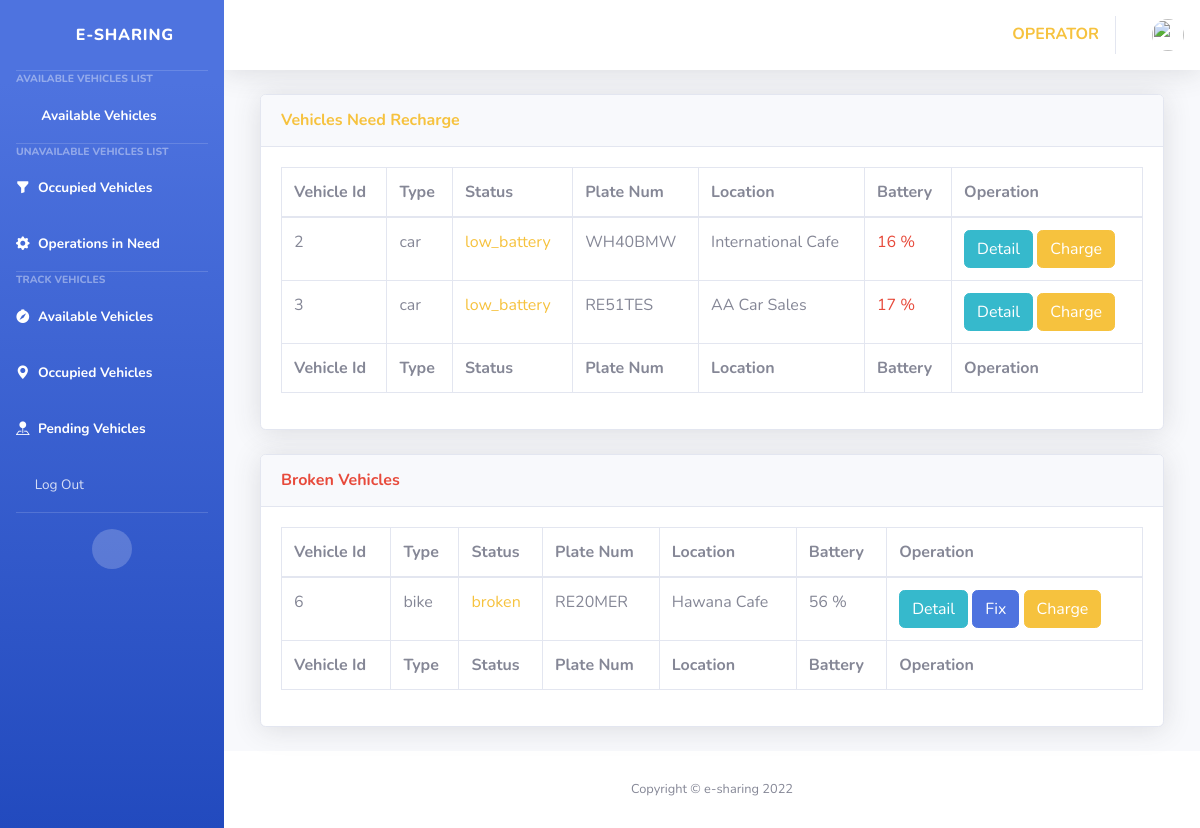
The app's page /operators/vehicles_deal/, older data.
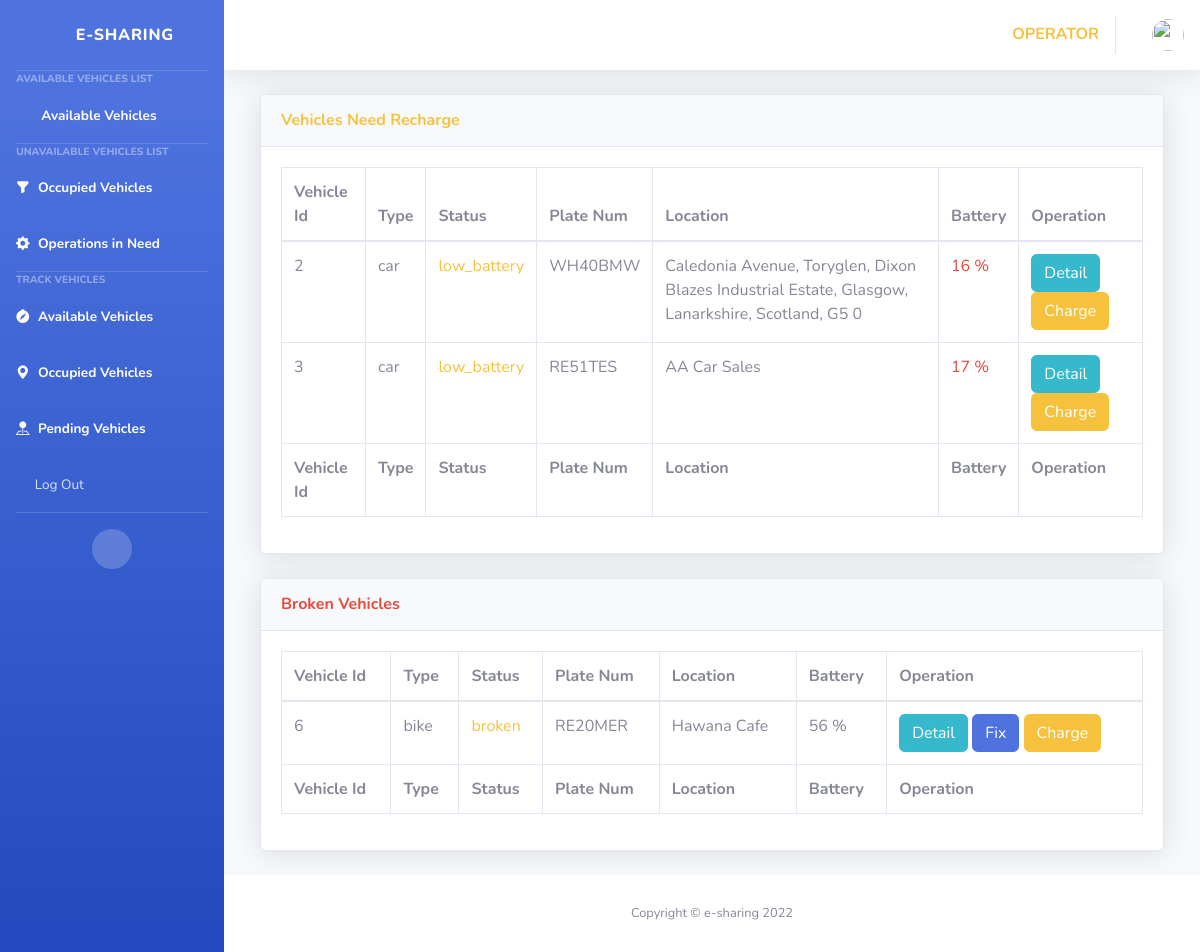
The same page, newer data.
### e_portal/models.py (models this page shows)
class Vehicles(models.Model):
    name = models.CharField(max_length=128)
    type = models.CharField(max_length=8)
    cover = models.ImageField(upload_to='resources/img/covers', blank=True)
    color = models.CharField(max_length=8)
    plateNum = models.CharField(max_length=7)
    batteryPercentage = models.IntegerField(default=100)
    lastChargedTime = models.DateTimeField(auto_now=True)
    status = models.CharField(max_length=32, default='available')
    totalRentalHours = models.FloatField(default=0)
    locName = models.CharField(max_length=128)
    latitude = models.FloatField(default=0)
    longitude = models.FloatField(default=0)
    price = models.FloatField(default=0)
    description = models.TextField(blank=True, null=True)

### e_portal/views/operator.py (the view)
# urls.py: path("operators/vehicles_deal/", operator.getDealVehicles, name='vehicles_deal'),
def getDealVehicles(request):
    if request.method == "GET":
        data_low_battery = models.Vehicles.objects.filter(status="low_battery").all()
        data_broken = models.Vehicles.objects.filter(status="broken").all()
        return render(request, "operator/vehicles_deal.html", {"vehicles_low_battery": data_low_battery, "vehicles_broken": data_broken})

### templates/operator/vehicles_deal.html (shortened to what this page needs)
{% extends 'base_operator.html' %}
{% block content %}
<div class="container-fluid">
    <div class="card shadow mb-4">
        <div class="card-header py-3">
            <h6 class="m-0 font-weight-bold text-warning">Vehicles Need Recharge</h6>
        </div>
    {% if vehicles_low_battery %}
        <div class="card-body">
            <div class="table-responsive">
                <table class="table table-bordered" id="dataTable">
                    <thead>
                        <tr>
                            <th>Vehicle Id</th>
                            <th>Type</th>
                            <th>Status</th>
                            <th>Plate Num</th>
                            <th>Location</th>
                            <th>Battery</th>
                            <th>Operation</th>
                        </tr>
                    </thead>
                    <tfoot>
                        <tr>
                            <th>Vehicle Id</th>
                            <th>Type</th>
                            <th>Status</th>
                            <th>Plate Num</th>
                            <th>Location</th>
                            <th>Battery</th>
                            <th>Operation</th>
                        </tr>
                    </tfoot>
                    <tbody>
                    {% for vehicles in vehicles_low_battery %}
                        <tr>
                            <td>{{ vehicles.id }}</td>
                            <td>{{ vehicles.type }}</td>
                            <td class="text-warning">{{ vehicles.status }}</td>
                            <td>{{ vehicles.plateNum }}</td>
                            <td>{{ vehicles.locName }}</td>
                            <td class="text-danger">{{ vehicles.batteryPercentage }} %</td>
                            <td><a class="btn btn-info" href="{% url 'e_portal:operator_vehicle_detail' vehicles.id %}">Detail</a>
                                <button method="post" class="btn btn-warning" data-toggle="modal" data-target="#charge{{ vehicles.id }}">Charge</button>
                            </td>
                        </tr>
                    {% endfor %}
                    </tbody>
                </table>
            </div>
        </div>
    {% endif %}
    </div>
    <div class="card shadow mb-4">
        <div class="card-header py-3">
            <h6 class="m-0 font-weight-bold text-danger">Broken Vehicles</h6>
        </div>
    {% if vehicles_broken %}
        <div class="card-body">
            <div class="table-responsive">
                <table class="table table-bordered" id="dataTable2">
                    <thead>
                        <tr>
                            <th>Vehicle Id</th>
                            <th>Type</th>
                            <th>Status</th>
                            <th>Plate Num</th>
                            <th>Location</th>
                            <th>Battery</th>
                            <th>Operation</th>
                        </tr>
                    </thead>
                    <tfoot>
                        <tr>
                            <th>Vehicle Id</th>
                            <th>Type</th>
                            <th>Status</th>
                            <th>Plate Num</th>
                            <th>Location</th>
                            <th>Battery</th>
                            <th>Operation</th>
                        </tr>
                    </tfoot>
                    <tbody>
                    {% for vehicles in vehicles_broken %}
                        <tr>
                            <td>{{ vehicles.id }}</td>
                            <td>{{ vehicles.type }}</td>
                            <td class="text-warning">{{ vehicles.status }}</td>
                            <td>{{ vehicles.plateNum }}</td>
                            <td>{{ vehicles.locName }}</td>
                            <td>{{ vehicles.batteryPercentage }} %</td>
                            <td><a class="btn btn-info" href="{% url 'e_portal:operator_vehicle_detail' vehicles.id %}">Detail</a>
                                <button method="post" class="btn btn-primary" data-toggle="modal" data-target="#repair{{ vehicles.id }}">Fix</button>
                                <button method="post" class="btn btn-warning" data-toggle="modal" data-target="#charge_two{{ vehicles.id }}">Charge</button>
                            </td>
                        </tr>
                    {% endfor %}
                    </tbody>
                </table>
            </div>
        </div>
    {% endif %}
    </div>
</div>
{% endblock %}

### templates/base_operator.html (shortened to what this page needs)
<!DOCTYPE html>
<html lang="en">
<head>
    {% load static %}
    <link href="{% static 'vendor/fontawesome-free/css/all.min.css' %} " rel="stylesheet" type="text/css">
    <link href="{% static 'css/sb-admin-2.min.css' %}" rel="stylesheet">
    <link href="{% static 'vendor/datatables/dataTables.bootstrap4.min.css' %}" rel="stylesheet">
    <link rel="stylesheet" href="https://cdn.jsdelivr.net/npm/bootstrap-icons@1.9.1/font/bootstrap-icons.css">
</head>
<body id="page-top">
    <div id="wrapper">
        {% include 'partials/sidebar_operator.html' %}
        <div id="content-wrapper" class="d-flex flex-column">
            <div id="content">
                {% include 'partials/navbar_operator.html' %}
                <div class="container-fluid">
                    <div class="row">
                        {% block content %}{% endblock %}
                    </div>
                </div>
            </div>
            <footer class="sticky-footer bg-white">
                <div class="container my-auto">
                    <div class="copyright text-center my-auto">
                        <span>Copyright &copy; e-sharing 2022</span>
                    </div>
                </div>
            </footer>
        </div>
    </div>
</body>
</html>

### templates/partials/sidebar_operator.html (shortened to what this page needs)
<ul class="navbar-nav bg-gradient-primary sidebar sidebar-dark accordion" id="accordionSidebar">
    <a class="sidebar-brand d-flex align-items-center justify-content-center" href="{% url 'e_portal:vehicles_available' %}">
        <div class="sidebar-brand-icon rotate-n-15">
            <i class="fas fa-laugh-wink"></i>
        </div>
        <div class="sidebar-brand-text mx-3">E-sharing</div>
    </a>
    <hr class="sidebar-divider my-0">
    <div class="sidebar-heading">
        Available Vehicles List
    </div>
    <li class="nav-item active">
        <a class="nav-link" href="{% url 'e_portal:vehicles_available' %}">
        <i class="fas fa-fw fa-tachometer-alt"></i>
        <span>Available Vehicles</span></a>
    </li>
    <hr class="sidebar-divider my-0">
    <div class="sidebar-heading">
        Unavailable Vehicles List
    </div>
    <li class="nav-item active">
        <a class="nav-link" href="{% url 'e_portal:vehicles_using' %}">
        <i class="fas bi-funnel-fill fa-tachometer-alt"></i>
        <span>Occupied Vehicles</span></a>
    </li>
    <li class="nav-item active">
        <a class="nav-link" href="{% url 'e_portal:vehicles_deal' %}">
        <i class="fas bi-gear-fill fa-tachometer-alt"></i>
        <span>Operations in Need</span></a>
    </li>
    <hr class="sidebar-divider my-0">
    <div class="sidebar-heading">
        Track Vehicles
    </div>
    <li class="nav-item active">
        <a class="nav-link" href="{% url 'e_portal:available_track' %}">
        <i class="fas bi-compass-fill fa-tachometer-alt"></i>
        <span>Available Vehicles</span></a>
    </li>
    <li class="nav-item active">
        <a class="nav-link" href="{% url 'e_portal:using_track' %}">
        <i class="fas bi-geo-alt-fill fa-tachometer-alt"></i>
        <span>Occupied Vehicles</span></a>
    </li>
    <li class="nav-item active">
        <a class="nav-link" href="{% url 'e_portal:deal_track' %}">
        <i class="fas bi-pin-map-fill fa-tachometer-alt"></i>
        <span>Pending Vehicles</span></a>
    </li>
    <li class="nav-item">
        <a class="nav-link" href="tables.html" data-toggle="modal" data-target="#logoutModal">
        <i class="fas fa-sign-out-alt text-gray-300"></i>
        <span>Log Out</span></a>
    </li>
    <hr class="sidebar-divider d-none d-md-block">
    <div class="text-center d-none d-md-inline">
        <button class="rounded-circle border-0" id="sidebarToggle"></button>
    </div>
</ul>

### templates/partials/navbar_operator.html (shortened to what this page needs)
<nav class="navbar navbar-expand navbar-light bg-white topbar justify-content-end mb-4 static-top shadow ">
<div class="row justify-content-end">
    <div class="nav-item">
        <p class="text-warning text-uppercase" style="margin-top: 22px; font-weight: bold">Operator</p>
    </div>
    <div class="nav-item dropdown no-arrow">
        <a class="nav-link dropdown-toggle" href="#" id="userDropdown" role="button"
            data-toggle="dropdown" aria-haspopup="true" aria-expanded="false">
            <img class="img-profile rounded-circle"
                src="http://127.0.0.1:8000/{{ request.session.avatar|cut:'"' }}">
        </a>
    </div>
</div>
</nav>

Row changes from the older to the newer data that the page shows:
changed Vehicles "WH40BMW": locName "International Cafe" → "Caledonia Avenue, Toryglen, Dixon Blazes Industrial Estate, Glasgow, Lanarkshire, Scotland, G5 0"
